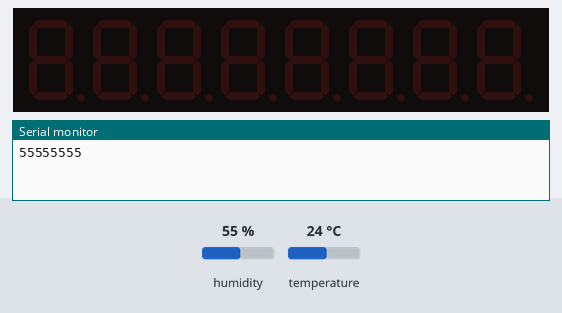
Bench run of a sketch on a simulated Arduino Nano, built with avr-gcc and run on an emulated ATmega328P. Shown: 8-digit seven-segment display, the last lines printed to the serial monitor. The inputs (shaded band) are chosen by the test bench; at power-on: temperature 24 °C, humidity 55 %.

Above: at 1.2 s.
1.3 s: temperature set to 12 °C
At 10.4 s:
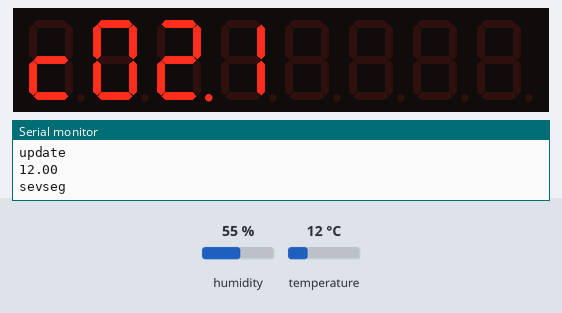
11.5 s: temperature set to 19 °C
At 20.5 s:
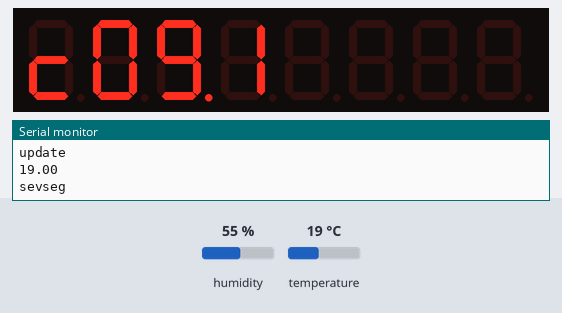
21.5 s: temperature set to 28 °C
At 30.5 s:
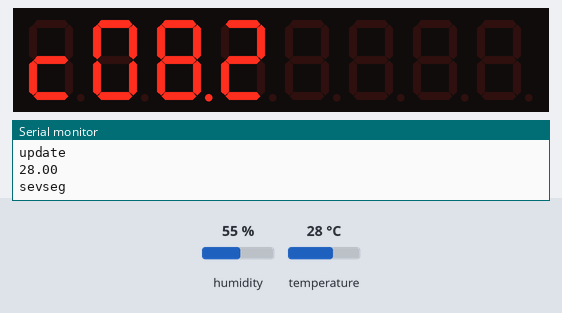
Timing chart, 0 to 32.0 s (numbered marks = the images above; inputs shaded):
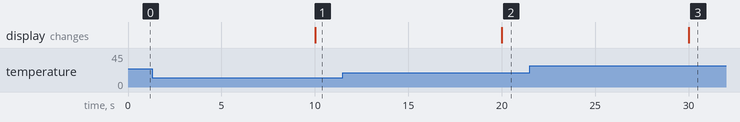

Measured:
- after the input at 1.3 s, the display: changes after 8.7 s (image 1)
- after the input at 11.5 s, the display: changes after 8.5 s (image 2)
- after the input at 21.5 s, the display: changes after 8.5 s (image 3)

The sketch:

slave.ino
```cpp
/*
 * slave.ino
 *
 * Created: 3/24/2015 9:15:23 PM
 * Author: Matyi
 */

#include <Wire.h>
#include "DHT.h"
#include "LedControl.h"


#define DHTTYPE DHT22
int DHTPIN = 9;
DHT dht(DHTPIN, DHTTYPE);
float t=444;
int temp;
LedControl lc=LedControl(12,11,10,1);
long previousMillis = 0;
long interval1=10000;  //  the measurment updates every 30 seconds
unsigned long delaytime=250;

void setup()
{

	pinMode(DHTPIN, INPUT);

	lc.shutdown(0,false);
	/* Set the brightness to a medium values */
	lc.setIntensity(0,8);
	/* and clear the display */
	lc.clearDisplay(0);

	Serial.begin(9600);
	Serial.println(55555555);
	dht.begin();
	//delay(5000);
	Wire.begin(5);
	Wire.onReceive(dataready);
	Wire.onRequest(datarequest);

}


void loop()
{
	if(millis() - previousMillis > interval1)
	{
		previousMillis = millis();
		float t = dht.readTemperature();
		temp = int(t+0.5);
		Serial.println("update");
		Serial.println(t);
		sevenseg(t);

	}

}


void sevenseg(float t)
{	Serial.println("sevseg");
	short ones, tens, hundreds;
	int input_number=int(10*t);
	hundreds = int(input_number/100);

	tens = int(input_number/10);
	tens = tens-(int(tens/10)*10);

	ones = input_number-(int(input_number/10)*10);

	lc.setDigit(0,4,hundreds,false);
	lc.setDigit(0,5,tens,false);
	lc.setDigit(0,6,ones,false);
	lc.setChar(0,7,'C',false);
	lc.setLed(0,5,0,true);
}


void dataready(int nobytes)
{

}

void datarequest()
{
	Wire.write(temp);


}
```
